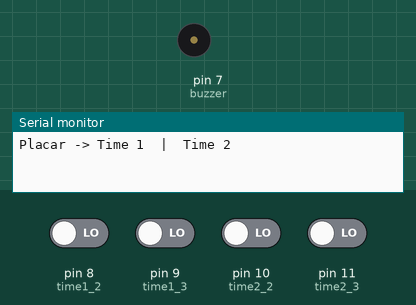
Recording of a sketch running on a simulated Arduino Uno, built with avr-gcc and run on an emulated ATmega328P. Shown: buzzer (waves = sounding), the last lines printed to the serial monitor. The inputs (shaded band) are chosen by the test bench; at power-on: pin 8 (time1_2), pin 9 (time1_3), pin 10 (time2_2), pin 11 (time2_3) LOW.

Above: at 1.2 s.
1.3 s: pin 9 (time1_3) driven HIGH
At 2.4 s:
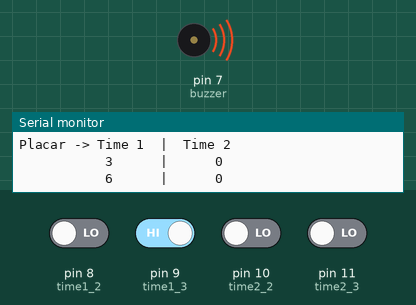
2.8 s: pin 8 (time1_2) driven HIGH
At 4.3 s:
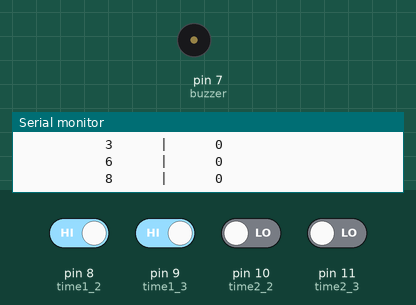
5.8 s: pin 8 (time1_2) driven LOW
At 7.5 s:
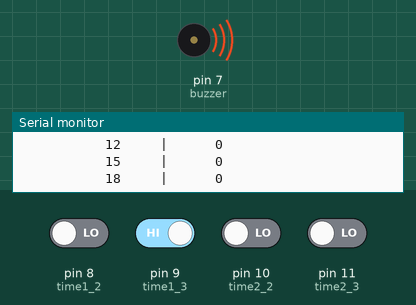
7.8 s: pin 9 (time1_3) driven LOW
At 9.4 s:
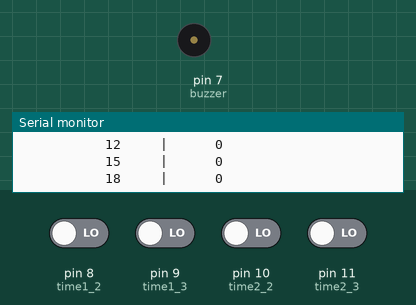
Timing chart, 0 to 10.9 s (numbered marks = the images above; inputs shaded):
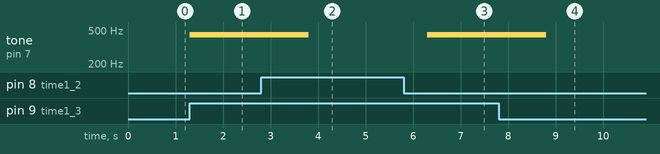

The sketch:

7_-_Placar_NBA.ino
```cpp
// Vídeo Disponível Em : https://youtu.be/S6aQ6ltVjrw

int time1_2 = 8, time1_3 = 9;
int time2_2 = 10, time2_3 = 11;

int PlacarTime1 = 0, PlacarTime2 = 0;

int buzzer = 7;

void setup(){

  pinMode(time1_2,INPUT);
  pinMode(time1_3,INPUT);
  pinMode(time2_2,INPUT);
  pinMode(time2_3,INPUT);
  pinMode(buzzer,OUTPUT);

  Serial.begin(9600);
  Serial.print("\nPlacar -> Time 1  |  Time 2");
}

void imprimeplacar(int ponto){
  if(ponto < 10){
    Serial.print("\n           ");
    Serial.print(PlacarTime1);
    Serial.print("      |      ");
    Serial.print(PlacarTime2);
  }
  else if(ponto < 100){
    Serial.print("\n           ");
    Serial.print(PlacarTime1);
    Serial.print("     |      ");
    Serial.print(PlacarTime2);
  }
  else{
    Serial.print("\n           ");
    Serial.print(PlacarTime1);
    Serial.print("    |      ");
    Serial.print(PlacarTime2);
  }
}

void loop() {

  if(digitalRead(time1_2) == 1){
    PlacarTime1 += 2;
    imprimeplacar(PlacarTime1);
    delay(1000);
  }
  else if(digitalRead(time1_3) == 1){
    PlacarTime1 += 3;
    tone(buzzer,440,1500);
    imprimeplacar(PlacarTime1);
    delay(1000);
  }
  else if(digitalRead(time2_2) == 1){
    PlacarTime2 += 2;
    imprimeplacar(PlacarTime1);
    delay(1000);
  }
  else if(digitalRead(time2_3) == 1){
    PlacarTime2 += 3;
    tone(buzzer,660,1500);
    imprimeplacar(PlacarTime1);
    delay(1000);
  } else {}

}
```

Measured:
- after the input at 1.3 s, tone on pin 7 (buzzer): silent → 440 Hz at once
- after the input at 2.8 s, tone on pin 7 (buzzer): 440 Hz → silent after 1.0 s
- after the input at 5.8 s, tone on pin 7 (buzzer): silent → 440 Hz after 0.50 s
- after the input at 7.8 s, tone on pin 7 (buzzer): 440 Hz → silent after 1.0 s
